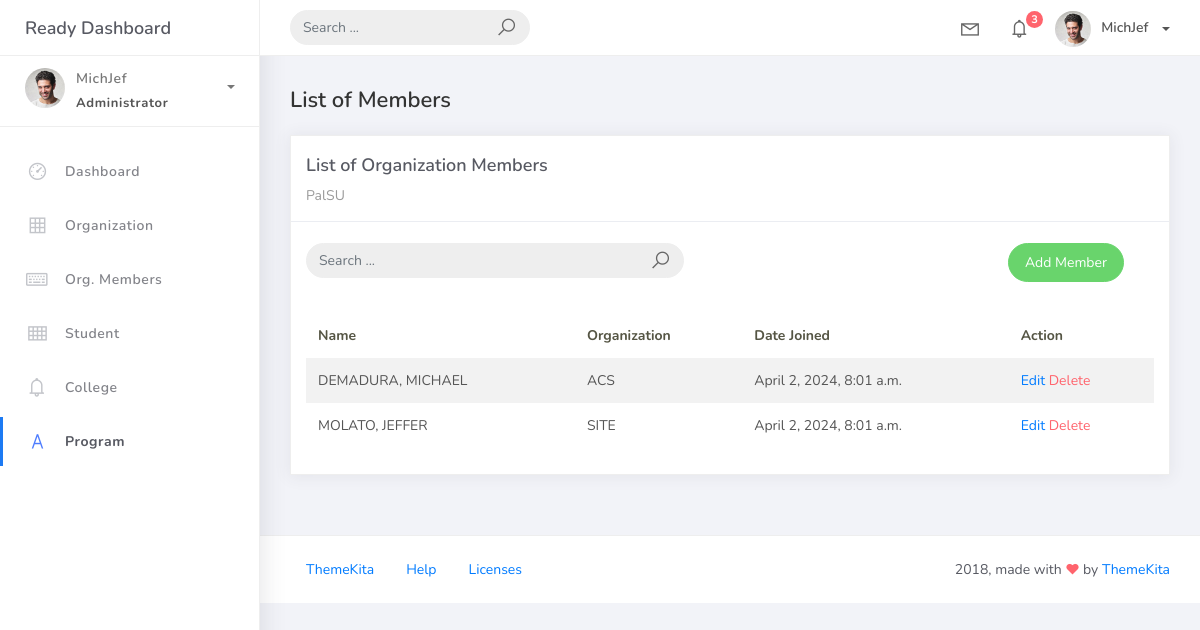
Before: /orgmember_list with the older database file.
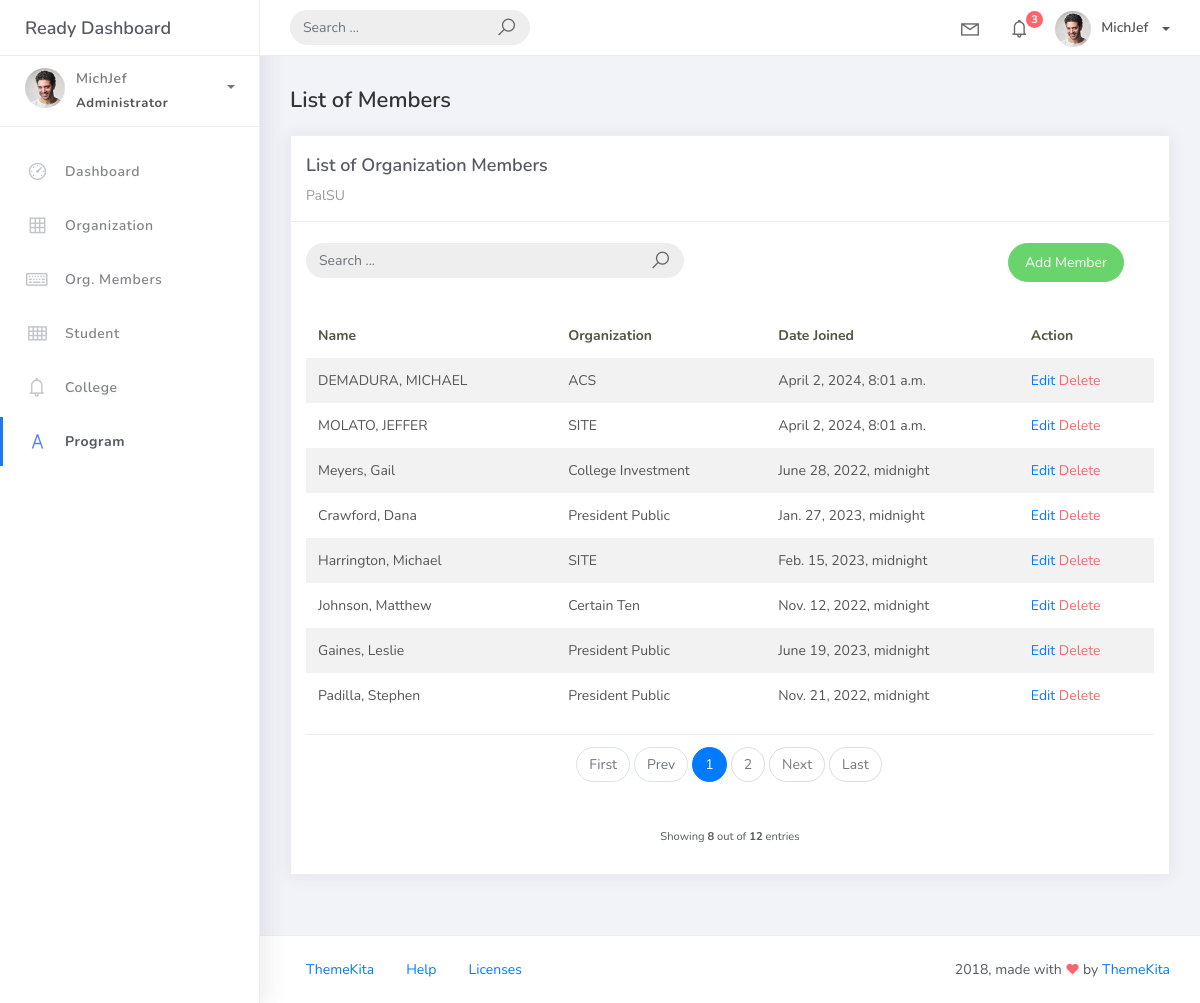
After: the same page with the newer database file.
### studentorg/models.py (models this page shows)
class BaseModel (models.Model):
    created_at = models.DateTimeField(auto_now_add=True, db_index=True)
    updated_at = models.DateTimeField(auto_now=True)
    class Meta:
        abstract = True

class OrgMember(BaseModel):
    student = models.ForeignKey(Student, on_delete=models.CASCADE)
    organization = models.ForeignKey(Organization, on_delete=models.CASCADE)
    date_joined = models.DateTimeField()

class Student (BaseModel):
    student_id =models.CharField(max_length=15)
    lastname = models.CharField(max_length=25)
    firstname = models.CharField(max_length=25)
    middlename = models.CharField(max_length=25, blank=True, null=True)
    program = models.ForeignKey(Program, on_delete=models.CASCADE)
    def __str__(self):
        return f"{self.lastname}, {self.firstname}"

class Organization(BaseModel):
    name = models.CharField(max_length=250)
    college = models.ForeignKey(
        College, null=True, blank=True, on_delete=models.CASCADE)
    description = models.CharField(max_length=500)
    def __str__(self):
        return self.name

### studentorg/views.py (the view)
# urls.py: path('orgmember_list', OrgMemberList.as_view(), name='orgmember-list'),
class OrgMemberList(ListView):
    model = OrgMember
    context_object_name = 'orgmember'
    template_name = 'Orgmem/orgmember_list.html'
    paginate_by = 8
    def get_queryset(self, *args, **kwargs):
        qs = super(OrgMemberList, self).get_queryset(*args, **kwargs)
        if self.request.GET.get("q") != None:
            query = self.request.GET.get('q')
            qs = qs.filter(Q(organization__name__icontains=query))
        return qs

### templates/Orgmem/orgmember_list.html
{% extends 'base.html' %} {% load static %} {% block content %}
<div class="content">
    <div class="container-fluid">
        <h4 class="page-title">List of Members</h4>
        <div class="row">
            <div class="col-md-12">
                <div class="card">
                    <div class="card-header">
                        <div class="card-title">List of Organization Members</div>
                        <div class="card-category">PalSU</div>
                    </div>
                    <br />
                    <div class="col-md-12 row">
                        <div class="col-md-6">
                            <form class="navbar-left navbar-form nav-search mr-md-3" action="{% url 'orgmember-list' %}">
                                <div class="input-group">
                                    <input type="text"placeholder="Search ..." class="form-control" name="q"/>
                                    <div class="input-group-append">
                                        <span class="input-group-text">
                                            <i class="la la-search search-icon"></i>
                                        </span>
                                    </div>
                                </div>
                            </form>
                        </div>
                        <div class="col-md-6">
                            <div class="pull-right">
                                <a
                                    href="{% url 'orgmember-add' %}"
                                    class="btn btn-success btn-rounded"
                                    >Add Member</a>
                            </div>
                        </div>
                        </div>
                    <div class="card-body">
                        <table class="table table-striped mt-3">
                            <thead>
                                <tr>
                                    <th scope="col">Name</th>
                                    <th scope="col">Organization</th>
                                    <th scope="col">Date Joined</th>
                                    <th scope="col">Action</th>
                                </tr>
                            </thead>
                            <tbody>
                                {% for object in object_list %}
                                <tr>
                                    <td>{{ object.student }}</td>
                                    <td>{{ object.organization }}</td>
                                    <td>{{ object.date_joined }}</td>
                                    <td>
                                        <a href="orgmember_list/{{ object.id }}">Edit</a>
                                        <a href="orgmember_list/{{ object.id }}/delete" class="text-danger">Delete</a>
                                    </td>
                                </tr>
                                {% empty %}
                                <tr>
                                    <td colspan="4" style="text-align: center">
                                        <p class="text-sm font-weight-bold mb-0">No Records Found</p>
                                    </td>
                                </tr>
                                {% endfor %}
                            </tbody>
                        </table>
                        {% include 'includes/pagination.html' %}
                    </div>
                </div>
            </div>
        </div>
    </div>
</div>
{% endblock %}

### templates/base.html (shortened to what this page needs)
{% load static %}
<!DOCTYPE html>
<html>
<head>
	<link rel="stylesheet" href="{% static 'css/bootstrap.min.css' %}">
	<link rel="stylesheet" href="{% static 'css/ready.css' %}">
	<link rel="stylesheet" href="{% static 'css/demo.css' %}">
</head>
<body>
	<div class="wrapper">
		<div class="main-header">
			<div class="logo-header">
				<a href="index.html" class="logo">
					Ready Dashboard
				</a>
			</div>
			<nav class="navbar navbar-header navbar-expand-lg">
				<div class="container-fluid">
					<form class="navbar-left navbar-form nav-search mr-md-3" action="">
						<div class="input-group">
							<input type="text" placeholder="Search ..." class="form-control">
							<div class="input-group-append">
								<span class="input-group-text">
									<i class="la la-search search-icon"></i>
								</span>
							</div>
						</div>
					</form>
					<ul class="navbar-nav topbar-nav ml-md-auto align-items-center">
						<li class="nav-item dropdown hidden-caret">
							<a class="nav-link dropdown-toggle" href="#" id="navbarDropdown" role="button" data-toggle="dropdown" aria-haspopup="true" aria-expanded="false">
								<i class="la la-envelope"></i>
							</a>
						</li>
						<li class="nav-item dropdown hidden-caret">
							<a class="nav-link dropdown-toggle" href="#" id="navbarDropdown" role="button" data-toggle="dropdown" aria-haspopup="true" aria-expanded="false">
								<i class="la la-bell"></i>
								<span class="notification">3</span>
							</a>
						</li>
						<li class="nav-item dropdown">
							<a class="dropdown-toggle profile-pic" data-toggle="dropdown" href="#" aria-expanded="false">
								<img src="{% static 'img/profile.jpg' %}" alt="user-img" width="36" class="img-circle"><span >MichJef</span></span> </a>
							</li>
						</ul>
					</div>
				</nav>
			</div>
			<div class="sidebar">
				<div class="scrollbar-inner sidebar-wrapper">
					<div class="user">
						<div class="photo">
							<img src="{% static 'img/profile.jpg' %}">
						</div>
						<div class="info">
							<a class="" data-toggle="collapse" href="#collapseExample" aria-expanded="true">
								<span>
									MichJef
									<span class="user-level">Administrator</span>
									<span class="caret"></span>
								</span>
							</a>
						</div>
					</div>
					<ul class="nav">
						<li class="nav-item">
							<a href="index.html">
								<i class="la la-dashboard"></i>
								<p>Dashboard</p>
							</a>
						</li>
						<li class="nav-item">
							<a href="{% url 'organization-list' %}">
								<i class="la la-table"></i>
								<p>Organization</p>
							</a>
						</li>
						<li class="nav-item">
							<a href="{% url 'orgmember-list' %}">
								<i class="la la-keyboard-o"></i>
								<p>Org. Members</p>
							</a>
						</li>
						<li class="nav-item">
							<a href="{% url 'student-list' %}">
								<i class="la la-th"></i>
								<p>Student</p>
							</a>
						</li>
						<li class="nav-item">
							<a href="{% url 'college-list' %}">
								<i class="la la-bell"></i>
								<p>College</p>
							</a>
						</li>
						<li class="nav-item active">
							<a href="{% url 'program-list' %}">
								<i class="la la-font"></i>
								<p>Program</p>
							</a>
						</li>
					</ul>
				</div>
			</div>
			<div class="main-panel">
				{% block content %}
				{% endblock %}
				<footer class="footer">
					<div class="container-fluid">
						<nav class="pull-left">
							<ul class="nav">
								<li class="nav-item">
									<a class="nav-link" href="http://www.themekita.com">
										ThemeKita
									</a>
								</li>
								<li class="nav-item">
									<a class="nav-link" href="#">
										Help
									</a>
								</li>
								<li class="nav-item">
									<a class="nav-link" href="https://themewagon.com/license/#free-item">
										Licenses
									</a>
								</li>
							</ul>
						</nav>
						<div class="copyright ml-auto">
							2018, made with <i class="la la-heart heart text-danger"></i> by <a href="http://www.themekita.com">ThemeKita</a>
						</div>
					</div>
				</footer>
			</div>
		</div>
</body>
</html>

### templates/includes/pagination.html (shortened to what this page needs)
{% if is_paginated %}
<div class="card-footer px-0 border-0 d-flex flex-column flex-lg-grow align-items-center justify-content-between mt-3">
    <nav aria-label="Topics_pagination" class="mb-4">
        <ul class="pagination">
            {% if page_obj.number > 1 %}
                <li class="page-item">
                    <a class="page-link" href="?page=1">First</a>
                </li>
            {% else %}
                <li class="page-item disabled">
                    <span class="page-link">First</span>
                </li>
            {% endif %}
            {% if page_obj.has_previous %}
                <li class="page-item">
                    <a class="page-link" href="?page={{ page_obj.previous_page_number }}">Prev</a>
                </li>
            {% else %}
                <li class="page-item disabled">
                    <span class="page-link">Prev</span>
                </li>
            {% endif %}
            {% for page_num in paginator.page_range %}
                {% if page_obj.number == page_num %}
                    <li class="page-item active">
                        <span class="page-link">
                            {{ page_num }}
                        </span>
                    </li>
                {% elif page_num > page_obj.number|add:'-3' and page_num < page_obj.number|add:'3' %}
                    <li class="page-item">
                        <a class="page-link" href="?page={{ page_num }}">{{ page_num }}</a>
                    </li>
                {% endif %}
            {% endfor %}
            {% if page_obj.has_next %}
                <li class="page-item">
                    <a class="page-link" href="?page={{ page_obj.next_page_number }}">Next</a>
                </li>
            {% else %}
                <li class="page-item disabled">
                    <span class="page-link">Next</span>
                </li>
            {% endif %}
            {% if page_obj.number != paginator.num_pages %}
                <li class="page-item">
                    <a class="page-link" href="?page={{ paginator.num_pages }}">Last</a>
                </li>
            {% else %}
                <li class="page-item disabled">
                    <span class="page-link">Last</span>
                </li>
            {% endif %}
        </ul>
    </nav>
    <div class="fw-normal small mt-4 mt-lg-0">Showing <b>{{ object_list.count }}</b> out of <b>{{ paginator.count }}</b> entries</div>
</div>
{% endif %}

Changed rows visible on the page:
added OrgMember: student "Meyers, Gail", organization "College Investment", date_joined "June 28, 2022, midnight"
added OrgMember: student "Crawford, Dana", organization "President Public", date_joined "Jan. 27, 2023, midnight"
added OrgMember: student "Harrington, Michael", organization "SITE", date_joined "Feb. 15, 2023, midnight"
added OrgMember: student "Johnson, Matthew", organization "Certain Ten", date_joined "Nov. 12, 2022, midnight"
added OrgMember: student "Gaines, Leslie", organization "President Public", date_joined "June 19, 2023, midnight"
added OrgMember: student "Padilla, Stephen", organization "President Public", date_joined "Nov. 21, 2022, midnight"
Other visible differences:
{{ object_list.count }}: (not shown) → "8"
{{ paginator.count }}: (not shown) → "12"
text now shown: "First Prev Next Last Showing out of entries"
new list line: "1"
new list line: "2"
